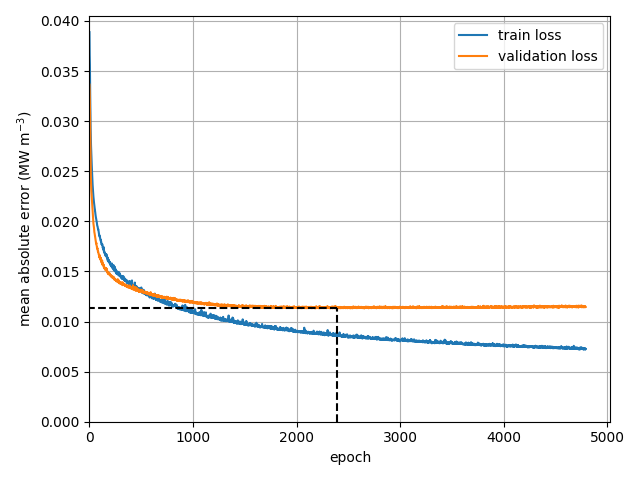

Recreate this plot in Python.

import numpy as np
import pandas as pd
import matplotlib.pyplot as plt

fname = 'model_train.log'
print('Reading:', fname)
df = pd.read_csv(fname)

epoch = df['epoch'].values + 1
loss = df['loss'].values
val_loss = df['val_loss'].values

print('epochs:   %8d ... %d' % (np.min(epoch), np.max(epoch)))
print('loss:     %.6f ... %.6f' % (np.min(loss), np.max(loss)))
print('val_loss: %.6f ... %.6f' % (np.min(val_loss), np.max(val_loss)))

plt.plot(epoch, loss, label='train loss')
plt.plot(epoch, val_loss, label='validation loss')

plt.xlabel('epoch')
plt.ylabel('mean absolute error (MW m$^{-3}$)')

plt.legend()
plt.grid()

i = np.argmin(val_loss)
min_val_loss = val_loss[i]
min_val_epoch = epoch[i]

print('min_val_loss: %.6f' % min_val_loss)
print('min_val_epoch:', min_val_epoch)

(x_min, x_max) = plt.xlim()
(y_min, y_max) = plt.ylim()

plt.plot([x_min, min_val_epoch], [min_val_loss, min_val_loss], 'k--')
plt.plot([min_val_epoch, min_val_epoch], [0., min_val_loss], 'k--')

plt.xlim(0, x_max)
plt.ylim(0., y_max)

plt.tight_layout()

fname = 'plot_train.png'
print('Writing:', fname)
plt.savefig(fname)
